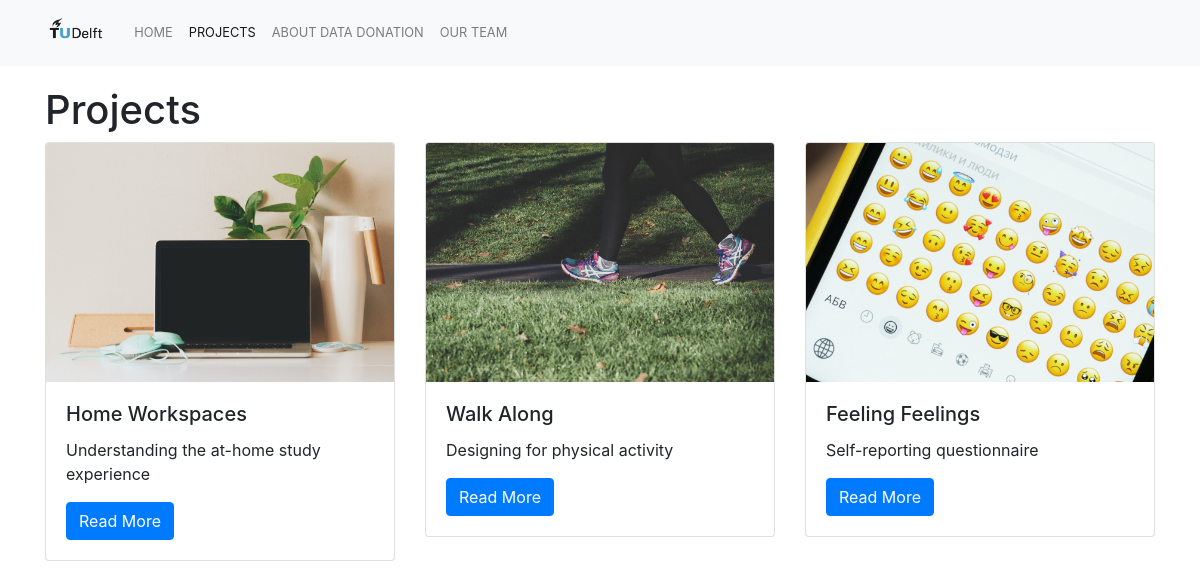
Before: /causes/ with the older database file.
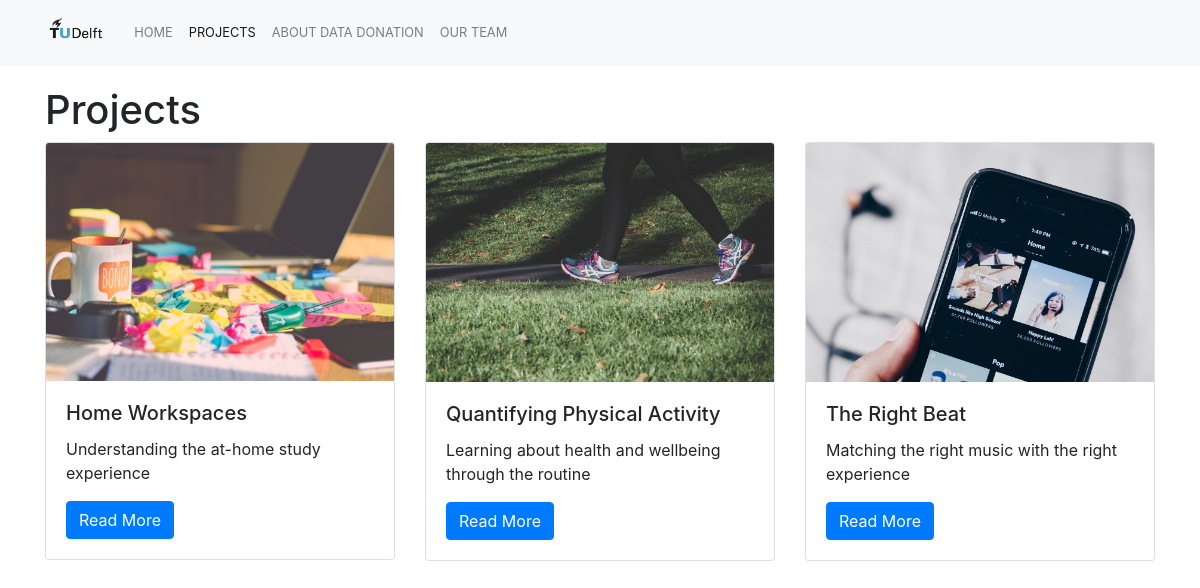
After: the same page with the newer database file.
### causes/models.py (models this page shows, shortened)
class Cause(models.Model):
    title = models.CharField(max_length=100, blank=False, null=True) # Short string frield to hold the name of the cause
    description_tweet = models.CharField(max_length=280, blank=False, null=True) #Tweet-Like description of project
    description = models.TextField(blank=False, null=True) # Large string frield to hold a piece of text
    data = models.CharField(max_length=100, blank=False, null=True) # Short string
    image = models.ImageField(upload_to="images", blank=True, null=True)
    active = models.BooleanField(default=False, null=True) # Status: Accepting data or not
    start = models.DateField(blank=False, null=True) # Start of project
    end = models.DateField(blank=False, null=True) # End of project
    contact_name = models.CharField(max_length=100, blank=False, null=True) #Name of Researcher
    contact_email = models.EmailField(blank=False, null=True) # Email of person in charge.
    data_info = models.TextField(blank=False, null=True)

### causes/views.py (the view)
# urls.py: path("", views.cause_index, name="cause_index"),
def cause_index(request):
    causes = Cause.objects.all() # Query: Retrieving all objects in the projects table (all causes)
    context = {
        'causes' : causes # key: causes, to which we assign queryset containing all causes
    }
    return render(request, "cause_index.html", context) # Context is added to render so it will be available in template

### causes/templates/cause_index.html
{% extends "base.html" %}
{% load static %}
{% block page_content %}
<section style="padding-top: 20px">
<h1>Projects</h1>
<div class="row">
{% for cause in causes %}
    <div class="col-md-4">
        <div class="card mb-2">
            <img class="card-img-top" src="{{ cause.image.url }}">
            <div class="card-body">
                <h5 class="card-title">{{ cause.title }}</h5>
                <p class="card-text">{{ cause.description_tweet }}</p>
                <a href="{% url 'cause_detail' cause.pk %}"
                   class="btn btn-primary">
                    Read More
                </a>
            </div>
        </div>
    </div>
    {% endfor %}
</div>
</section>
{% endblock %}

### data_donation/templates/base.html (shortened to what this page needs)
{% load static %}
<link rel="stylesheet" href="https://stackpath.bootstrapcdn.com/bootstrap/4.1.3/css/bootstrap.min.css">
<nav class="navbar navbar-expand-lg navbar-light bg-light">
    <div class="container">
        <a class="navbar-brand" href="{% url 'pages_index' %}">
            <img src="{% static 'images/TULogo.png' %}" height="40"/>
        </a>
        <div class="collapse navbar-collapse" id="navbarSupportedContent">
          <ul class="navbar-nav mr-auto">
            <li class="nav-item {% if request.resolver_match.url_name == 'pages_index' %}active{% endif %}">
                <a class="nav-link" href="{% url 'pages_index' %}"><span class="small text-uppercase">Home</span></a>
            </li>
            <li class="nav-item {% if request.resolver_match.url_name == 'cause_index' or request.resolver_match.url_name == 'cause_detail' %}active{% endif %}">
              <a class="nav-link" href="{% url 'cause_index' %}"><span class="small text-uppercase">Projects</span></a>
            </li>
            <li class="nav-item {% if request.resolver_match.url_name == 'pages_about' %}active{% endif %}">
                <a class="nav-link" href="{% url 'pages_about' %}"><span class="small text-uppercase">About Data Donation</span></a>
            </li>
            <li class="nav-item {% if request.resolver_match.url_name == 'pages_questions' %}active{% endif %}">
              <a class="nav-link" href="{% url 'pages_questions' %}"><span class="small text-uppercase">Our Team</span></a>
            </li>
          </ul>
        </div>
    </div>
</nav>
<div class="container">
    {% block page_content %}{% endblock %}
</div>

Changed rows visible on the page:
changed Cause "Home Workspaces": image: a different picture
changed Cause: title "Walk Along" → "Quantifying Physical Activity"; description_tweet "Designing for physical activity" → "Learning about health and wellbeing through the routine"
changed Cause: image: a different picture; title "Feeling Feelings" → "The Right Beat"; description_tweet "Self-reporting questionnaire" → "Matching the right music with the right experience"
